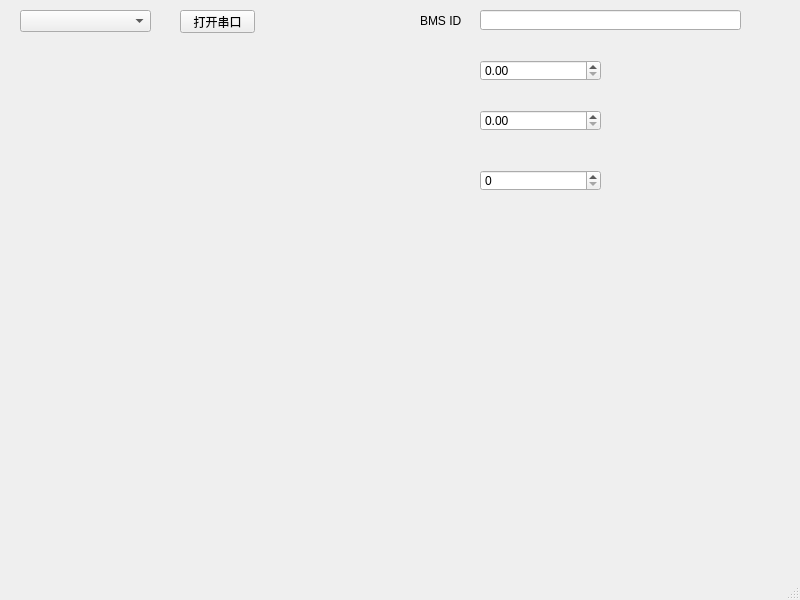
<?xml version="1.0" encoding="UTF-8"?>
<ui version="4.0">
 <class>MainWindow</class>
 <widget class="QMainWindow" name="MainWindow">
  <property name="geometry">
   <rect>
    <x>0</x>
    <y>0</y>
    <width>800</width>
    <height>600</height>
   </rect>
  </property>
  <property name="windowTitle">
   <string>MainWindow</string>
  </property>
  <widget class="QWidget" name="centralwidget">
   <widget class="QComboBox" name="cbb">
    <property name="geometry">
     <rect>
      <x>20</x>
      <y>10</y>
      <width>131</width>
      <height>22</height>
     </rect>
    </property>
   </widget>
   <widget class="QPushButton" name="btn_serialPort">
    <property name="geometry">
     <rect>
      <x>180</x>
      <y>10</y>
      <width>75</width>
      <height>23</height>
     </rect>
    </property>
    <property name="text">
     <string>打开串口</string>
    </property>
   </widget>
   <widget class="QLineEdit" name="edit_BmsId">
    <property name="geometry">
     <rect>
      <x>480</x>
      <y>10</y>
      <width>261</width>
      <height>20</height>
     </rect>
    </property>
   </widget>
   <widget class="QLabel" name="label">
    <property name="geometry">
     <rect>
      <x>420</x>
      <y>10</y>
      <width>41</width>
      <height>21</height>
     </rect>
    </property>
    <property name="text">
     <string>BMS ID:</string>
    </property>
   </widget>
   <widget class="QDoubleSpinBox" name="dsb_Vol">
    <property name="geometry">
     <rect>
      <x>480</x>
      <y>60</y>
      <width>121</width>
      <height>21</height>
     </rect>
    </property>
   </widget>
   <widget class="QDoubleSpinBox" name="dsb_Cur">
    <property name="geometry">
     <rect>
      <x>480</x>
      <y>110</y>
      <width>121</width>
      <height>21</height>
     </rect>
    </property>
   </widget>
   <widget class="QSpinBox" name="sp_Soc">
    <property name="geometry">
     <rect>
      <x>480</x>
      <y>170</y>
      <width>121</width>
      <height>21</height>
     </rect>
    </property>
   </widget>
  </widget>
  <widget class="QMenuBar" name="menubar">
   <property name="geometry">
    <rect>
     <x>0</x>
     <y>0</y>
     <width>800</width>
     <height>23</height>
    </rect>
   </property>
  </widget>
  <widget class="QStatusBar" name="statusbar"/>
 </widget>
 <resources/>
 <connections/>
</ui>
